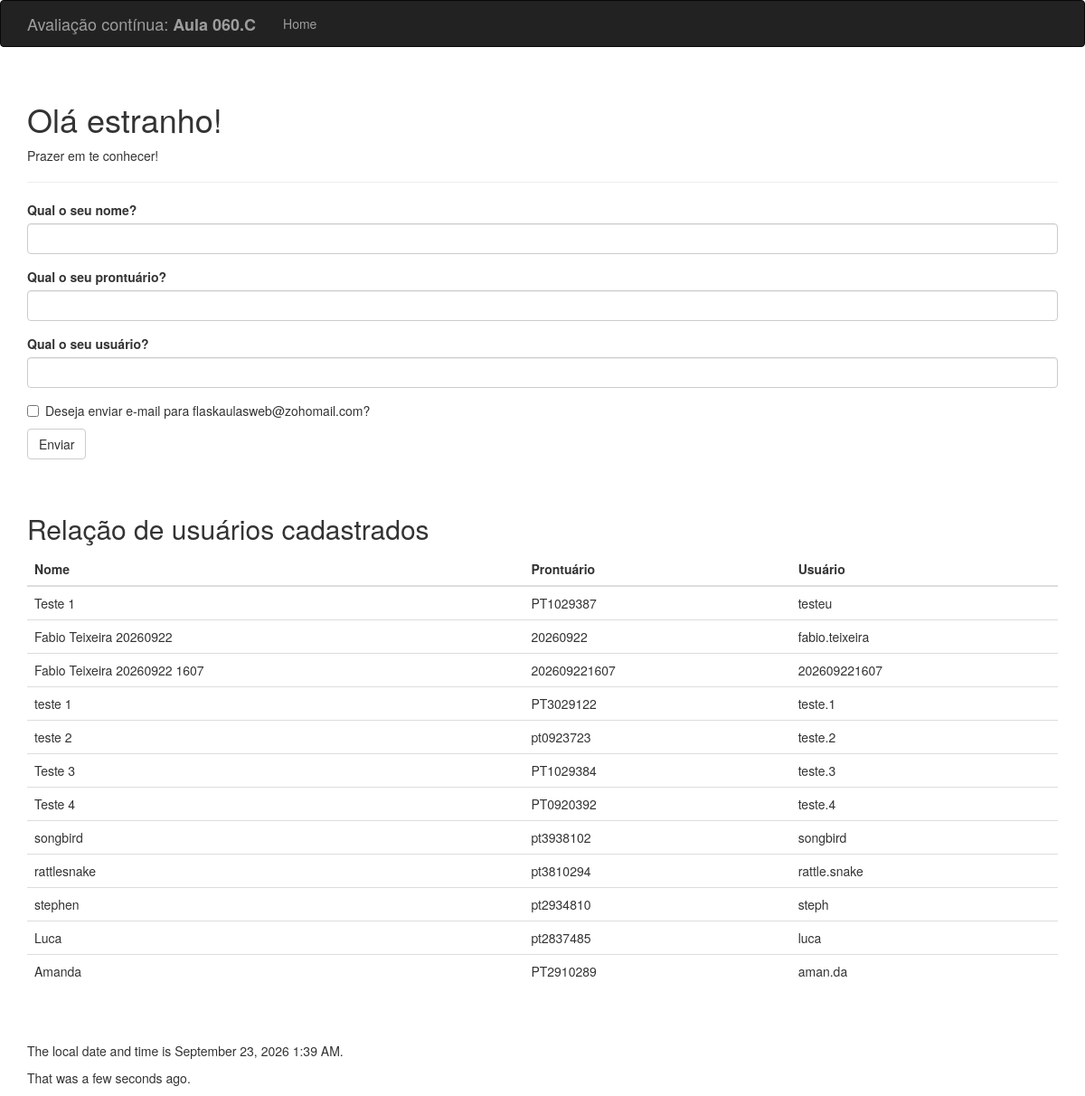
Before: / with the older database file.
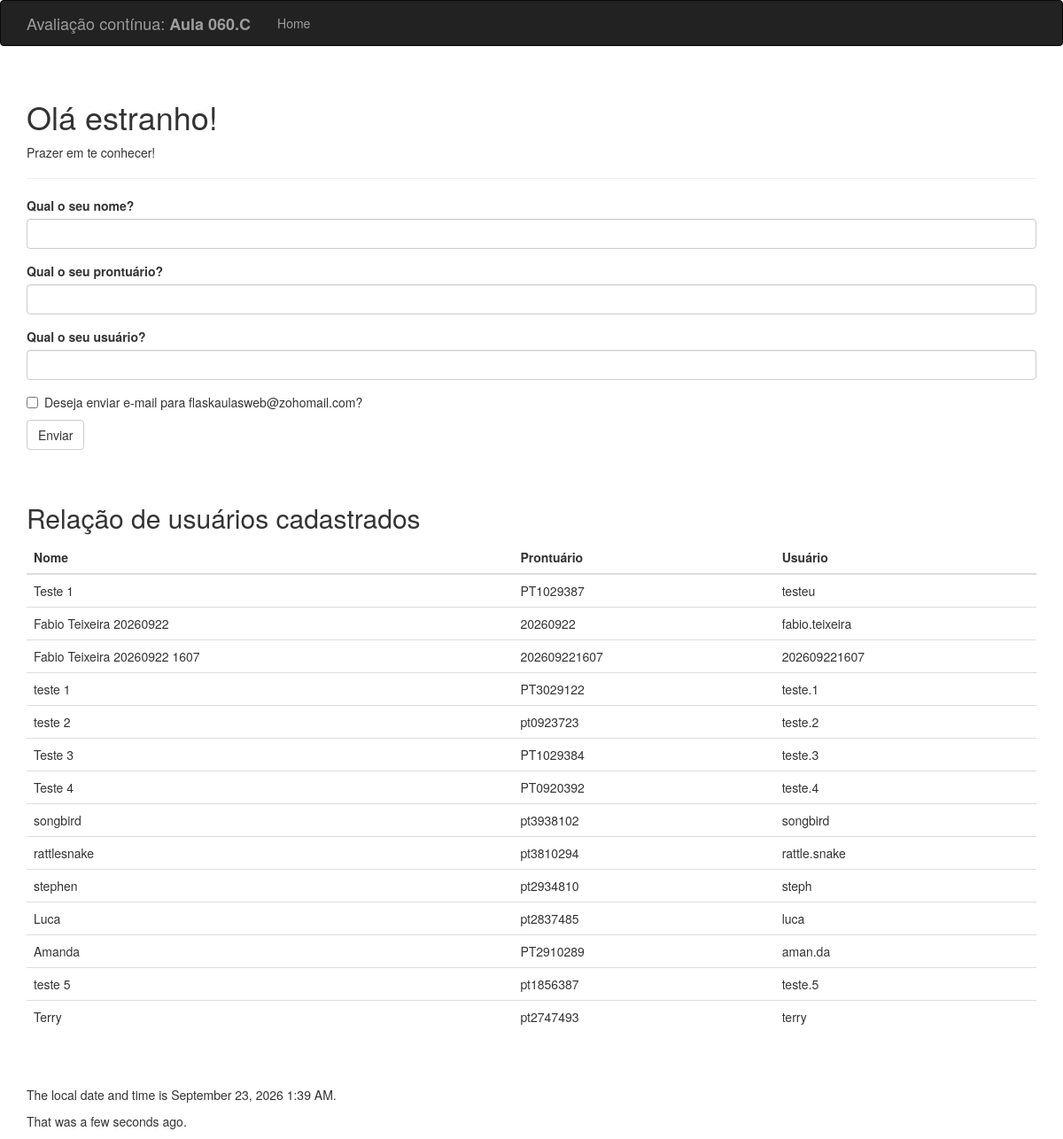
After: the same page with the newer database file.
### hello.py (models this page shows, shortened)
class User(db.Model):
    __tablename__ = 'users'
    id = db.Column(
        db.Integer,
        primary_key=True
    )
    nome = db.Column(
        db.String(100),
        nullable=False
    )
    prontuario = db.Column(
        db.String(20),
        unique=True,
        nullable=False
    )
    username = db.Column(
        db.String(100),
        unique=True,
        index=True,
        nullable=False
    )

### hello.py (the view, shortened to what this page needs)
@app.route('/', methods=['GET', 'POST'])
def index():
    form = NameForm()
    todos_os_usuarios = User.query.order_by(
        User.id
    ).all()
    return render_template(
        'index.html',
        form=form,
        nome_completo=session.get('name'),
        known=session.get('known', False),
        users=todos_os_usuarios
    )

### hello.py
class NameForm(FlaskForm):
    nome = StringField(
        'Qual o seu nome?',
        validators=[DataRequired()]
    )
    prontuario = StringField(
        'Qual o seu prontuário?',
        validators=[DataRequired()]
    )
    username = StringField(
        'Qual o seu usuário?',
        validators=[DataRequired()]
    )
    enviar_email = BooleanField(
        'Deseja enviar e-mail para flaskaulasweb@zohomail.com?'
    )
    submit = SubmitField('Enviar')

### hello.py (called while the page is built)
@app.context_processor
def inject_time():
    return dict(
        current_time=datetime.utcnow()
    )

### templates/index.html (shortened to what this page needs)
{% extends "base.html" %}
{% import "bootstrap/wtf.html" as wtf %}
{% block page_content %}
<div class="page-header">
    {% if nome_completo %}
        <h1>Olá, {{ nome_completo }}!</h1>
        {% if not known %}
            <p>Prazer em te conhecer!</p>
        {% else %}
            <p>Bom te ver novamente!</p>
        {% endif %}
    {% else %}
        <h1>Olá estranho!</h1>
        <p>Prazer em te conhecer!</p>
    {% endif %}
</div>
{{ wtf.quick_form(form) }}
<br>
<br>
<h2>Relação de usuários cadastrados</h2>
<table class="table table-hover">
    <thead>
        <tr>
            <th>Nome</th>
            <th>Prontuário</th>
            <th>Usuário</th>
        </tr>
    </thead>
    <tbody>
        {% for user in users %}
        <tr>
            <td>{{ user.nome }}</td>
            <td>{{ user.prontuario }}</td>
            <td>{{ user.username }}</td>
        </tr>
        {% else %}
        <tr>
            <td colspan="3">
                Nenhum usuário cadastrado.
            </td>
        </tr>
        {% endfor %}
    </tbody>
</table>
{% endblock %}

### templates/base.html (shortened to what this page needs)
{% extends "bootstrap/base.html" %}
{% block head %}
{{ super() }}
{% endblock %}
{% block navbar %}
<div class="navbar navbar-inverse" role="navigation">
    <div class="container">
        <div class="navbar-header">
            <a class="navbar-brand" href="{{ url_for('index') }}">Avaliação contínua: <strong>Aula 060.C</strong></a>
        </div>
        <div class="navbar-collapse collapse">
            <ul class="nav navbar-nav">
                <li><a href="{{ url_for('index') }}">Home</a></li>
            </ul>
        </div>
    </div>
</div>
{% endblock %}
{% block content %}
<div class="container">
    {% block page_content %}{% endblock %}
    <br><br>
    <p>The local date and time is {{ moment(current_time).format('LLL') }}.</p>
    <p>That was {{ moment(current_time).fromNow(refresh=True) }}.</p>
</div>
{% endblock %}

Changed rows visible on the page:
added User: nome "teste 5", prontuario "pt1856387", username "teste.5"
added User: nome "Terry", prontuario "pt2747493", username "terry"
